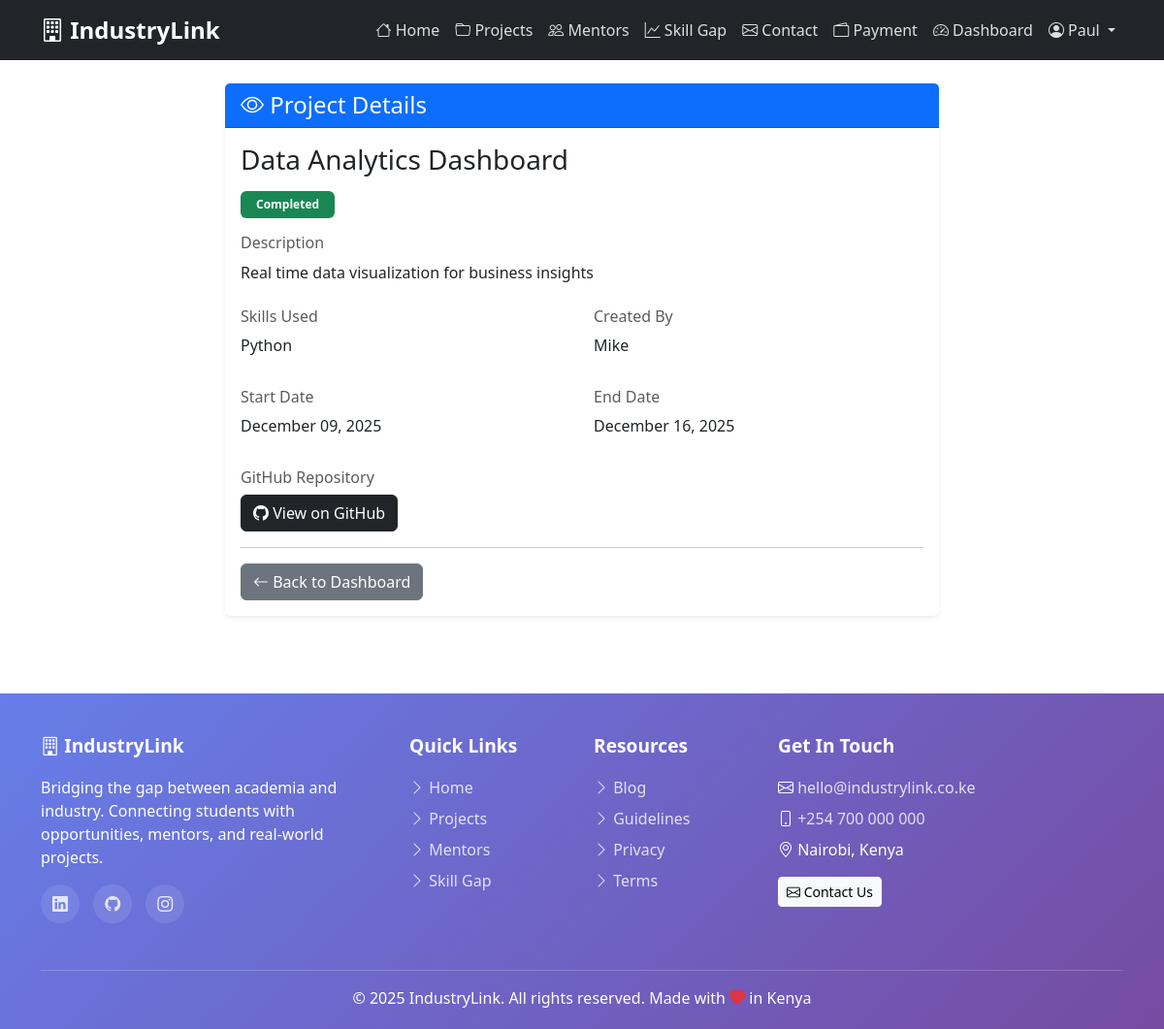
The page /project/1/ (signed in) on the database its author committed.
### main/models.py (models this page shows, shortened)
class Project(models.Model):
    STATUS_CHOICES = [
        ('ongoing', 'Ongoing'),
        ('completed', 'Completed'),
        ('paused', 'Paused'),
    ]
    student = models.ForeignKey('StudentProfile', on_delete=models.CASCADE, related_name='projects')
    freelancer = models.ForeignKey('Freelancer', on_delete=models.CASCADE, related_name='projects', null=True, blank=True)
    organization = models.ForeignKey('Organization', on_delete=models.CASCADE, related_name='projects', null=True, blank=True)
    title = models.CharField(max_length=200)
    description = models.TextField()
    skills_used = models.TextField()
    github_link = models.URLField(blank=True)
    status = models.CharField(max_length=20, choices=STATUS_CHOICES, default='ongoing')
    start_date = models.DateField()
    end_date = models.DateField(blank=True, null=True)
    created_at = models.DateTimeField(auto_now_add=True)
    updated_at = models.DateTimeField(auto_now=True)
    class Meta:
        ordering = ['-created_at']

class StudentProfile(models.Model):
    user= models.OneToOneField(User, on_delete=models.CASCADE, related_name='student_profile')
    year_of_study = models.IntegerField()
    course = models.CharField(max_length=200)
    institution = models.CharField(max_length=200)
    email = models.EmailField()
    bio = models.TextField(blank=True)
    skills = models.TextField(help_text="Comma-separated skills")
    created_at = models.DateTimeField(auto_now_add=True)
    updated_at = models.DateTimeField(auto_now=True)
    class Meta:
        verbose_name = "Student Profile"
        verbose_name_plural = "Student Profiles"
        ordering = ['-created_at']

### main/views.py (the view)
# urls.py: path('project/<int:project_id>/', views.view_project, name='view_project'),
@login_required
def view_project(request, project_id):
    project = get_object_or_404(Project, id=project_id)
    return render(request, 'projects/view_project.html', {'project': project})

### main/templates/projects/view_project.html (shortened to what this page needs)
{% extends 'base.html' %}
{% block content %}
<div class="container mt-4">
    <div class="row">
        <div class="col-md-8 mx-auto">
            <div class="card border-0 shadow-sm">
                <div class="card-header bg-primary text-white">
                    <h4 class="mb-0"><i class="bi bi-eye"></i> Project Details</h4>
                </div>
                <div class="card-body">
                    <h3 class="mb-3">{{ project.title }}</h3>
                    <div class="mb-3">
                        <span class="badge {% if project.status == 'completed' %}bg-success{% elif project.status == 'ongoing' %}bg-info{% else %}bg-warning{% endif %} px-3 py-2">
                            {{ project.get_status_display }}
                        </span>
                    </div>
                    <div class="mb-4">
                        <h6 class="text-muted">Description</h6>
                        <p>{{ project.description }}</p>
                    </div>
                    <div class="row mb-3">
                        <div class="col-md-6">
                            <h6 class="text-muted">Skills Used</h6>
                            <p>{{ project.skills_used }}</p>
                        </div>
                        <div class="col-md-6">
                            <h6 class="text-muted">Created By</h6>
                            <p>{{ project.student.user.username }}</p>
                        </div>
                    </div>
                    <div class="row mb-3">
                        <div class="col-md-6">
                            <h6 class="text-muted">Start Date</h6>
                            <p>{{ project.start_date|date:"F d, Y" }}</p>
                        </div>
                        {% if project.end_date %}
                        <div class="col-md-6">
                            <h6 class="text-muted">End Date</h6>
                            <p>{{ project.end_date|date:"F d, Y" }}</p>
                        </div>
                        {% endif %}
                    </div>
                    {% if project.github_link %}
                    <div class="mb-3">
                        <h6 class="text-muted">GitHub Repository</h6>
                        <a href="{{ project.github_link }}" target="_blank" class="btn btn-dark">
                            <i class="bi bi-github"></i> View on GitHub
                        </a>
                    </div>
                    {% endif %}
                    <hr>
                    <div class="d-flex gap-2">
                        <a href="{% url 'main:dashboard' %}" class="btn btn-secondary">
                            <i class="bi bi-arrow-left"></i> Back to Dashboard
                        </a>
                    </div>
                </div>
            </div>
        </div>
    </div>
</div>
{% endblock %}

### templates/base.html (shortened to what this page needs)
<!DOCTYPE html>
<html lang="en">
<head>
    <link href="https://cdn.jsdelivr.net/npm/bootstrap@5.3.2/dist/css/bootstrap.min.css" rel="stylesheet">
    <link rel="stylesheet" href="https://cdn.jsdelivr.net/npm/bootstrap-icons@1.11.1/font/bootstrap-icons.css">
</head>
<body>
    <nav class="navbar navbar-expand-lg navbar-dark bg-dark">
        <div class="container">
            <a class="navbar-brand" href="{% url 'main:home' %}">
                <i class="bi bi-building"></i> IndustryLink
            </a>
            <div class="collapse navbar-collapse" id="navbarNav">
                <ul class="navbar-nav ms-auto">
                    <li class="nav-item">
                        <a class="nav-link" href="{% url 'main:home' %}">
                            <i class="bi bi-house"></i> Home
                        </a>
                    </li>
                    <li class="nav-item">
                        <a class="nav-link" href="{% url 'main:projects' %}">
                            <i class="bi bi-folder"></i> Projects
                        </a>
                    </li>
                    <li class="nav-item">
                        <a class="nav-link" href="{% url 'main:mentor' %}">
                            <i class="bi bi-people"></i> Mentors
                        </a>
                    </li>
                    <li class="nav-item">
                        <a class="nav-link" href="{% url 'main:skills' %}">
                            <i class="bi bi-graph-up"></i> Skill Gap
                        </a>
                    </li>
                    <li class="nav-item">
                        <a class="nav-link" href="{% url 'main:contact' %}">
                            <i class="bi bi-envelope"></i> Contact
                        </a>
                    </li>
                    <li class="nav-item">
                        <a class="nav-link" href="{% url 'main:payment' %}">
                            <i class="bi bi-wallet2"></i> Payment
                        </a>
                    </li>
                    {% if request.user.is_authenticated %}
                        <li class="nav-item">
                            <a class="nav-link" href="{% url 'main:dashboard' %}">
                                <i class="bi bi-speedometer2"></i> Dashboard
                            </a>
                        </li>
                        <li class="nav-item dropdown">
                            <a class="nav-link dropdown-toggle" href="#" id="userDropdown" role="button" data-bs-toggle="dropdown" aria-expanded="false">
                                <i class="bi bi-person-circle"></i> {{ request.user.username }}
                            </a>
                        </li>
                    {% endif %}
                </ul>
            </div>
        </div>
    </nav>
    <main>
        {% block content %}
        {% endblock %}
    </main>
    <footer>
        <div class="container">
            <div class="row">
                <div class="col-md-4 mb-4">
                    <div class="footer-heading">
                        <i class="bi bi-building"></i> IndustryLink
                    </div>
                    <p class="mb-3">
                        Bridging the gap between academia and industry.
                        Connecting students with opportunities, mentors, and real-world projects.
                    </p>
                    <div class="social-icons">
                        <a href="#" aria-label="LinkedIn"><i class="bi bi-linkedin"></i></a>
                        <a href="#" aria-label="GitHub"><i class="bi bi-github"></i></a>
                        <a href="#" aria-label="Instagram"><i class="bi bi-instagram"></i></a>
                    </div>
                </div>
                <div class="col-md-2 mb-4">
                    <div class="footer-heading">Quick Links</div>
                    <ul class="list-unstyled">
                        <li class="mb-2"><a href="{% url 'main:home' %}"><i class="bi bi-chevron-right"></i> Home</a></li>
                        <li class="mb-2"><a href="{% url 'main:projects' %}"><i class="bi bi-chevron-right"></i> Projects</a></li>
                        <li class="mb-2"><a href="{% url 'main:mentor' %}"><i class="bi bi-chevron-right"></i> Mentors</a></li>
                        <li class="mb-2"><a href="{% url 'main:skills' %}"><i class="bi bi-chevron-right"></i> Skill Gap</a></li>
                    </ul>
                </div>
                <div class="col-md-2 mb-4">
                    <div class="footer-heading">Resources</div>
                    <ul class="list-unstyled">
                        <li class="mb-2"><a href="#"><i class="bi bi-chevron-right"></i> Blog</a></li>
                        <li class="mb-2"><a href="#"><i class="bi bi-chevron-right"></i> Guidelines</a></li>
                        <li class="mb-2"><a href="#"><i class="bi bi-chevron-right"></i> Privacy</a></li>
                        <li class="mb-2"><a href="#"><i class="bi bi-chevron-right"></i> Terms</a></li>
                    </ul>
                </div>
                <div class="col-md-4 mb-4">
                    <div class="footer-heading">Get In Touch</div>
                    <ul class="list-unstyled">
                        <li class="mb-2">
                            <i class="bi bi-envelope"></i>
                            <a href="mailto:hello@industrylink.co.ke">hello@industrylink.co.ke</a>
                        </li>
                        <li class="mb-2">
                            <i class="bi bi-phone"></i>
                            <a href="tel:+254700000000">+254 700 000 000</a>
                        </li>
                        <li class="mb-2">
                            <i class="bi bi-geo-alt"></i> Nairobi, Kenya
                        </li>
                    </ul>
                    <div class="mt-3">
                        <a href="{% url 'main:contact' %}" class="btn btn-light btn-sm">
                            <i class="bi bi-envelope"></i> Contact Us
                        </a>
                    </div>
                </div>
            </div>
            <hr class="bg-white mt-4" style="opacity: 0.2;">
            <div class="row">
                <div class="col-12 text-center">
                    <p class="mb-0">
                        &copy; 2025 IndustryLink. All rights reserved.
                        Made with <i class="bi bi-heart-fill text-danger"></i> in Kenya
                    </p>
                </div>
            </div>
        </div>
    </footer>
</body>
</html>

### templates/base.html (style rules this page uses)
html, body { height: 100%; }
body { display: flex; flex-direction: column; }
main { flex: 1 0 auto; }
footer { flex-shrink: 0; background: linear-gradient(135deg, #667eea 0%, #764ba2 100%); color: white; padding: 40px 0 20px 0; margin-top: 80px; }
footer a { color: rgba(255,255,255,0.8); text-decoration: none; transition: color 0.3s; }
footer .footer-heading { font-size: 1.2rem; font-weight: bold; margin-bottom: 1rem; }
footer .social-icons a { display: inline-flex; align-items: center; justify-content: center; width: 40px; height: 40px; background: rgba(255,255,255,0.1); border-radius: 50%; margin-right: 10px; transition: all 0.3s; }
.navbar-brand { font-weight: bold; font-size: 1.5rem; }
.nav-link { color: rgba(255,255,255,.85) !important; transition: color 0.3s; }

### rows shown on the page
Project: title "Data Analytics Dashboard", status "Completed", description "Real time data visualization for business insights", skills_used "Python", student.user.username "Mike", start_date "December 09, 2025", end_date "December 16, 2025"

### other values the page prints
{{ request.user.username }} "Paul"
